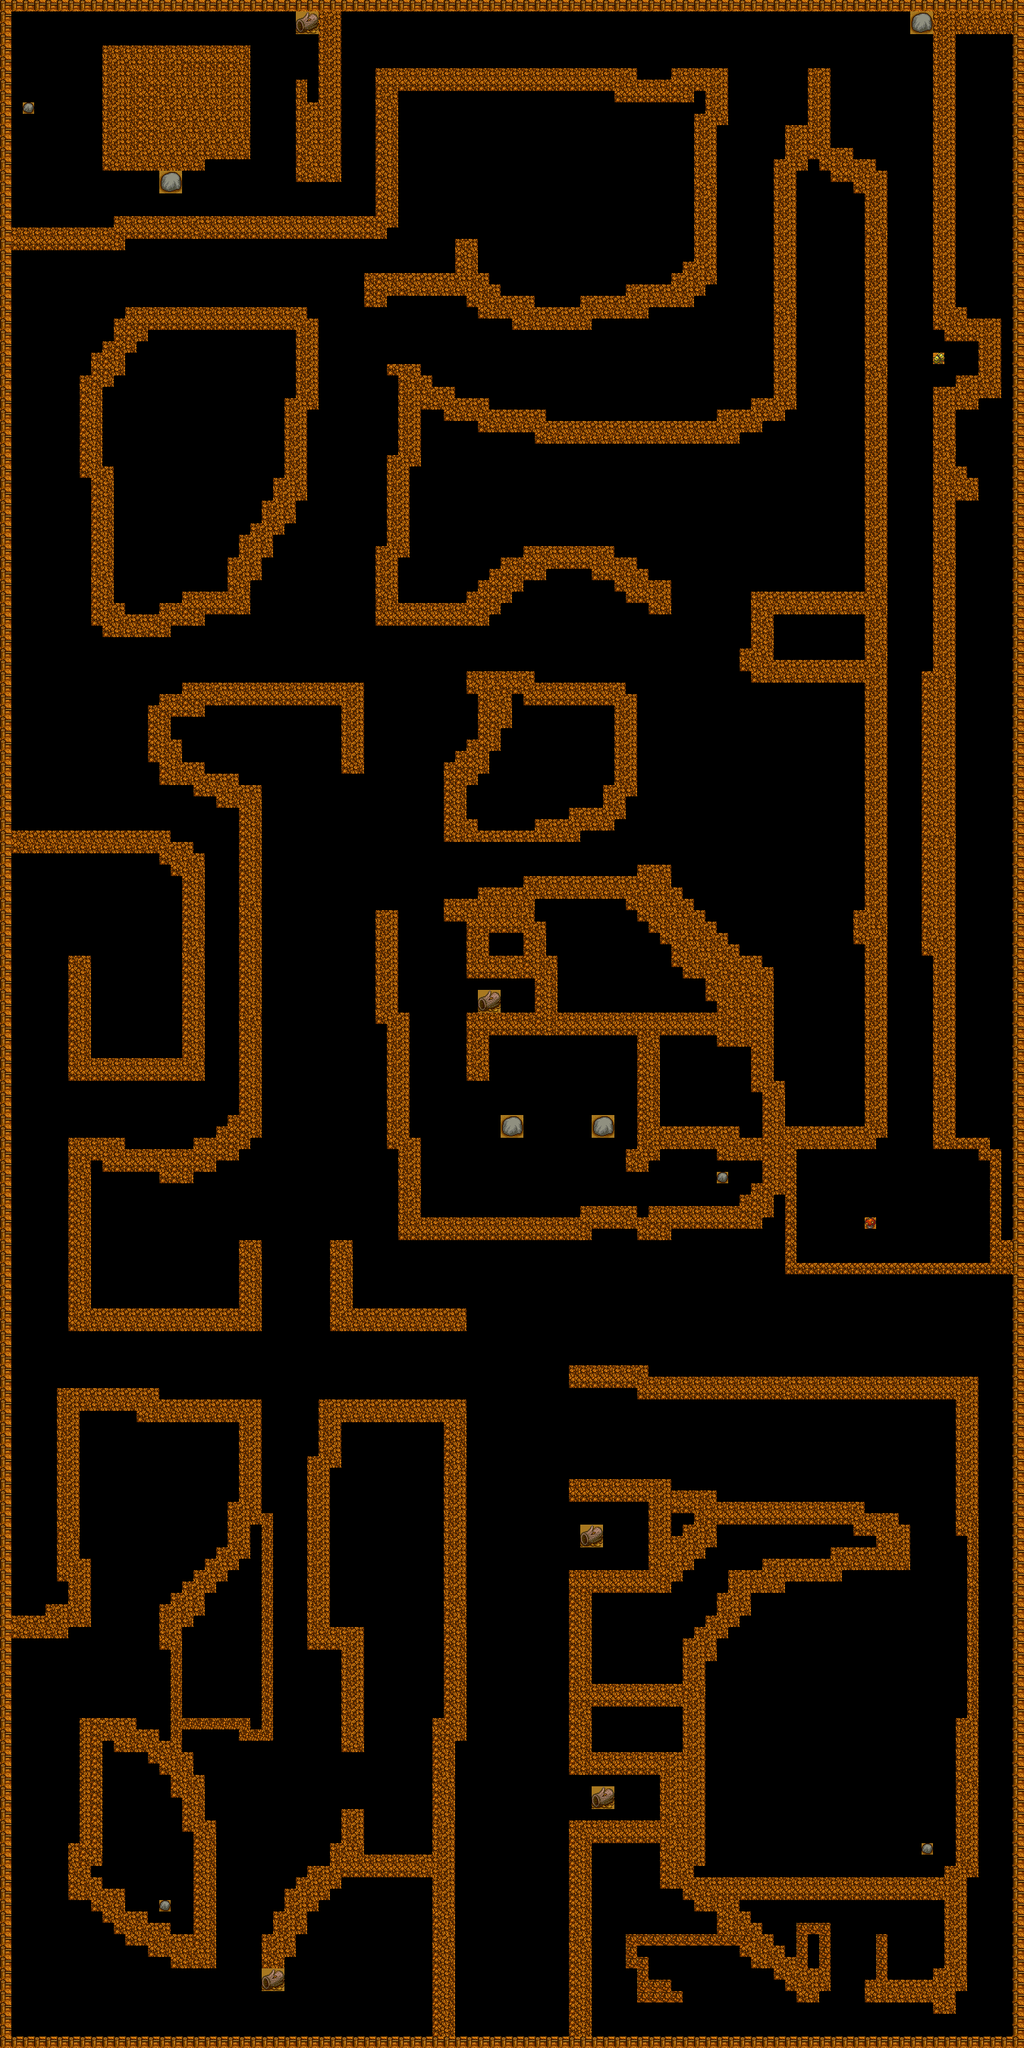

Tiled map render using the project's own tile images. Description and the map definition, with tile-layer contents summarised, below:
An orthogonal 90x180 tile map with 16x16 px tiles, 2 tile layers (bg, collision).

<map version="1.10" tiledversion="1.10.2" orientation="orthogonal" renderorder="right-down" width="90" height="180" tilewidth="16" tileheight="16" infinite="0" nextlayerid="3" nextobjectid="1">
 <tileset firstgid="1" source="chili.tsx" />
 <layer id="1" name="bg" width="90" height="180">
  <data>[16200 cells, 43 non-empty, 16 distinct tile ids]</data>
 </layer>
 <layer id="2" name="collision" width="90" height="180">
  <data>[16200 cells, 4070 non-empty, 28 distinct tile ids]</data>
 </layer>
</map>